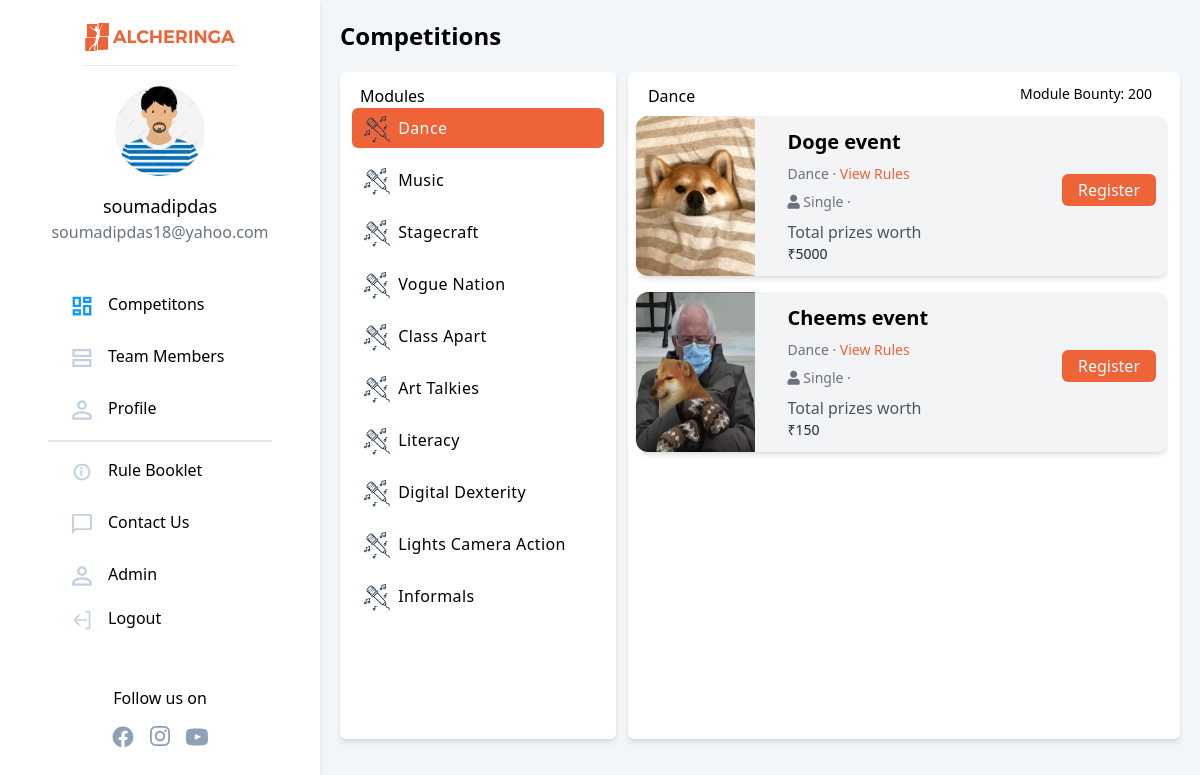
Page /competitions/ (signed in) on the committed database.
### authentication/models.py (models this page shows, shortened)
class NewUser(AbstractBaseUser, PermissionsMixin):
    alcherid = models.CharField(
        max_length=255, blank=True, unique=True)
    id = models.SlugField(primary_key=True, default=uuid.uuid4)
    img = models.ImageField(upload_to="image_uploads/userdp/",
                            default='user-default.png')
    email = models.EmailField(_('email address'), unique=True)
    username = models.CharField(max_length=150, unique=True)
    collegename = models.CharField(max_length=150, unique=False)
    city = models.CharField(max_length=150, unique=False)
    fullname = models.CharField(max_length=150, blank=True)
    phone = PhoneNumberField(unique=False, blank=True)
    alternate_phone = PhoneNumberField(unique=False, blank=True,null=True)
    interest = models.ManyToManyField(
        "competitions.Module", related_name="interest")
    team_members=models.IntegerField(default=0)
    no_of_events_registered=models.IntegerField(default=0)
    date_joined = models.DateTimeField(default=timezone.now)
    provider = models.CharField(max_length=200, unique=False, default="email")
    about = models.TextField(_('about'), max_length=500, blank=True)
    is_staff = models.BooleanField(default=False)
    is_active = models.BooleanField(default=False)
    objects = CustomAccountManager()
    USERNAME_FIELD = 'email'
    REQUIRED_FIELDS = ['username']

### competitions/models.py (models this page shows, shortened)
class Module(models.Model):
    id = models.SlugField(primary_key=True, default=uuid.uuid4)
    module = models.CharField(max_length=127)
    module_query_name_without_spaces_all_small = models.CharField(max_length=127)
    module_icon = models.ImageField(
        upload_to="image_uploads/moduleicons/", default='module_icon_default.png')
    def __str__(self):
          return str(self.module)

class Competition(models.Model):
  id = models.SlugField(primary_key=True, default=uuid.uuid4)
  module=models.ForeignKey(Module,related_name='modulename',on_delete=models.CASCADE)
  event_name = models.CharField(max_length = 255)
  event_desc = models.CharField(max_length = 255)
  event_rules=models.TextField()
  event_rules_pdf = models.FileField(upload_to="image_uploads/rulebooks/", validators=[validate_file_extension],  blank=True, null=True)
  min_members = models.IntegerField(default=1)
  max_members = models.IntegerField(default = 1)
  location = models.CharField(max_length = 63)
  prize_worth = models.IntegerField()
  image = models.ImageField(upload_to="image_uploads/event_pics/", default='event_default.png')

### competitions/views.py (the view)
# urls.py: path('', views.showallcompetitions, name='showallcompetitions'),
@login_required(login_url='login')
def showallcompetitions(request):
    modulequery = request.GET.get('module') or 'dance'
    module = Module.objects.get(
        module_query_name_without_spaces_all_small=modulequery)
    module_comp = Competition.objects.filter(module=module)
    modules = Module.objects.all()
    modulename = module.module_query_name_without_spaces_all_small
    return render(request, 'competitions/allcomp.html', {'allmod': modules, 'allcomp': module_comp, 'modulename': modulename})

### templates/competitions/allcomp.html (shortened to what this page needs)
{% extends '../basictailwind.html'%}
{% load static %}
{%block body%}
<div style="background-color: #F3F6F8;">
    </head>
    <body>
        <div class="md:flex md:flex-row sm:flex-col">
            {% include 'navbar.html' %}
            <span class="content bg-slate-100 h-screen">
                <span class="flex flex-row items-end h-10 mt-3 mb-3">
                    <span
                        class="competition-title font-poppins inline w-11/12 align-middle md:pl-5 font-bold text-2xl sm:justify-center sm:text-center">
                        <p class="text-center pl-5 md:text-left md:pl-0"> Competitions</p>
                    </span>
                </span>
                <div class="md:m-5 bg-inherit flex md:flex-row md:h-5/6 flex-col">
                    <div class="m-0 p-0 md:rounded-md bg-white md:w-1/3 h-full inline overflow-auto shadow-md">
                        <div>
                            <p class="pl-5 pt-3 font-medium hideitems">Modules</p>
                        </div>
                        <div class="flex flex-col flex-nowrap overflow-auto competitions-list mydropdown">
                            {% for module in allmod %}
                            <a href="?module={{module.module_query_name_without_spaces_all_small}}" class="hideitems moduleitems"
                                onclick="mobchange('{{module.module_query_name_without_spaces_all_small}}'); changecolor('{{module.module_query_name_without_spaces_all_small}}')">
                                <div class="h-10 bg-slate-100 m-3 mt-0 rounded-md flex align-middle"
                                    id="{{module.module_query_name_without_spaces_all_small}}">
                                    <img src="{{module.module_icon.url}}" alt="dance"
                                        class="h-4/6 ml-3 m-2">
                                    <span class="inline-block align-middle mt-2 tracking-wide">{{module.module}}</span>
                                </div>
                            </a>
                            {%endfor%}
                        </div>
                    </div>
                    <div class="m-0 pr-3 rounded-md bg-white md:w-2/3 h-full inline ml-3 sm:w-full shadow-md">
                        <div class="justify-between flex hideitems">
                            <p class="pl-5 pt-3 font-medium inline-block" id="mod">{{modulename}}</p>
                            <span class="pt-3 inline-block mr-4 text-sm">Module Bounty: 200</span>
                        </div>
                        <div class="competitions-list overflow-auto w-full">
                            {% for comp in allcomp %}
                            <div class="flex flex-col justify-center">
                                <div class="relative bg-gray-100 rounded-xl shadow-md my-2 ml-2 flex flex-col md:flex-row md:space-x-5 space-y-3 md:space-y-0 lg:pr-3 max-w-xs md:max-w-3xl">
                                    <div class="w-full md:w-1/3 bg-white grid place-items-center">
                                        <img src="{{comp.image.url}}" class="lg:rounded-l-xl w-full h-full" />
                                    </div>
                                    <div class="w-full md:w-2/3 bg-white flex flex-col space-y-2 p-3  bg-gray-100 rounded-md ">
                                        <h3 class="font-medium md:text-xl text-xl" style="font-weight: 700;">{{comp.event_name}}</h3>
                                        <p class="md:text-sm text-gray-500 text-base">{{comp.module}} &#xb7; <span style="color: #EE6337;text-decoration:none;"><a href="{% url 'viewrules' slug=comp.id %}" target="_blank"><span class="md:text-sm text-zinc-500 text-amber-600 font-medium">
                                                View Rules
                                            </span>
                                        </a></span></p>
                                        <p class="md:text-sm text-gray-500 text-base">
                                            {%if comp.min_members == 1 and comp.max_members == 1 %}
                                            <i class="fa fa-user" aria-hidden="true"></i> Single
                                            {%else%}
                                            <i class="fa fa-users" aria-hidden="true"></i> Group {{comp.min_members}}-{{comp.max_members}} members
                                            {%endif%}
                                                &#xb7;
                                        </p>
                                        <p class="text-sm text-gray-800">
                                            <span class="font-normal text-gray-600 text-base">Total prizes worth</span><br>
                                            <span class="font-medium">₹{{comp.prize_worth}}</span>
                                        </p>
                                    </div>
                                    <div class="sm:pb-3 inline-block flex">
                                        <a href="{% url 'registercomp' slug=comp.id %}" class="my-auto"><button
                                            class="orcolor text-white md:ml-5 pt-1 pb-1 pl-4 pr-4 rounded-md font-medium">Register</button></a>
                                    </div>
                                </div>
                            </div>
                            {% endfor%}
                        </div>
                    </div>
                </div>
            </span>
        </div>
    </body>
    </html>
    {% endblock %}

### templates/navbar.html (shortened to what this page needs)
{%load static%}
  <nav class="w-80 hidden sm:block bg-white rounded shadow-md">
    <div class="w-80 h-screen flex flex-col justify-center bg-white border-gray-400 px-12 fixed float-left">
      <a href="/"><img src="{% static 'imgs/alcher_orange.svg'%}" class="mt-24 mx-auto pb-3 border-b" width="150px" height="40px" alt="logo" border="0" /></a>
      <div class="flex flex-col justify-center my-5">
        <img style="height : 90px; width : 90px; border-radius: 50%;" src="{{request.user.img.url}}" alt="profile pic" border="0"
                class="mx-auto rounded-full" />
        <div class="pt-4 font-medium text-lg text-center">{{request.user.username}}</div>
        <div class="text-gray-500 text-base font-normal text-center">{{request.user.email}}</div>
      </div>
      <div class="pt-2 mt-2 mb-28 flex flex-col justify-center">
        <a href="{%url 'showallcompetitions'%}"><div class="rounded-full flex flex-nowrap my-2 py-2 pl-6 w-60 hover:border-0 hover:bg-gray-100">
          <svg width="20" height="20" viewBox="0 0 24 24" fill="none" xmlns="http://www.w3.org/2000/svg">
            <path d="M9.35 11.85H2.15V2.15H9.35V11.85ZM9.35 21.85H2.15V17.15H9.35V21.85ZM21.85 21.85H14.65V12.15H21.85V21.85ZM14.65 6.85V2.15H21.85V6.85H14.65Z" stroke="#109CF1" stroke-width="2.8" />
          </svg>
          <p class="pl-4 -mt-1">Competitons</p>
        </div></a>
        <a href="{%url 'team'%}"><div class="rounded-full flex flex-nowrap my-2 py-2 w-60 pl-6 hover:border-0 hover:bg-gray-100">
          <svg width="20" height="20" viewBox="0 0 25 24" fill="none" xmlns="http://www.w3.org/2000/svg">
            <path d="M1.9 9.35V2.15H22.85V9.35H1.9ZM1.9 21.85V14.65H22.85V21.85H1.9Z" stroke="#C2CFE0" stroke-width="2.8" />
          </svg>
          <p class="pl-4 -mt-1">Team Members</p>
        </div></a>
        <a href='{%url 'profile'%}' >
        <div class="rounded-full flex flex-nowrap my-2 py-2 w-60 pl-6 hover:border-0 hover:bg-gray-100 mb-3">
          <p class="pl-4 -mt-1">Profile</p>
        </div>
        </a>
        <hr class="border bg-gray-200" />
        <a href="s"><div class="rounded-full flex flex-nowrap my-2 py-2 w-60 pl-6 hover:border-0 hover:bg-gray-100 mt-3">
          <p class="pl-4 -mt-1">Rule Booklet</p>
        </div></a>
        <a href="n"><div class="rounded-full flex flex-nowrap my-2 py-2 w-60 pl-6 hover:border-0 hover:bg-gray-100">
          <p class="pl-4 -mt-1">Contact Us</p>
        </div></a>
        {%if request.user.is_staff%}
        <a href="/admin"><div class="rounded-full flex flex-nowrap my-2 py-2 pl-6 w-60 hover:border-0 hover:bg-gray-100">
          <p class="pl-4 -mt-1">Admin</p>
        </div></a>
        {%endif%}
        <a href='{% url 'logout'%}'>
        <div class="rounded-full flex flex-nowrap py-2 pl-6 w-60 hover:border-0 hover:bg-gray-100">
          <p class="pl-4 -mt-1">Logout</p>
        </div>
        </a>
        <br>
        <br>
        <div>
            <div style="text-align:center">
                <p class="px-10">Follow us on</p>
                <div class=" flex justify-center space-x-4 m-4">
                  <a style="cursor:pointer;" href="https://www.facebook.com/alcheringaiitg" target="_blank">
                    </a>
                  <a style="cursor:pointer;" href="https://www.instagram.com/alcheringaiitg/" target="_blank">
                    </a>
                  <a style="cursor:pointer;" href="https://twitter.com/alcheringaiitg" target="_blank">
                    </a>
                </div>
            </div>
        </div>
      </div>
    </div>
  </nav>

### templates/competitions/allcomp.html (style rules this page uses)
.orcolor { background-color: #EE6337; }
.competitions-list { height: 90%; }
.content { width: 76.6%; }

### rows in the picture
NewUser: user.img (picture), user.username "soumadipdas", user.email "soumadipdas18@yahoo.com"
Module: module_icon (placeholder picture), module "Dance"
Module: module_icon (placeholder picture), module "Music"
Module: module_icon (placeholder picture), module "Stagecraft"
Module: module_icon (placeholder picture), module "Vogue Nation"
Module: module_icon (placeholder picture), module "Class Apart"
Module: module_icon (placeholder picture), module "Art Talkies"
Module: module_icon (placeholder picture), module "Literacy"
Module: module_icon (placeholder picture), module "Digital Dexterity"
Module: module_icon (placeholder picture), module "Lights Camera Action"
Module: module_icon (placeholder picture), module "Informals"
Competition: image (picture), event_name "Doge event", module "Dance", min_members 1 (drawn), prize_worth "5000"
Competition: image (picture), event_name "Cheems event", module "Dance", min_members 1 (drawn), prize_worth "150"
